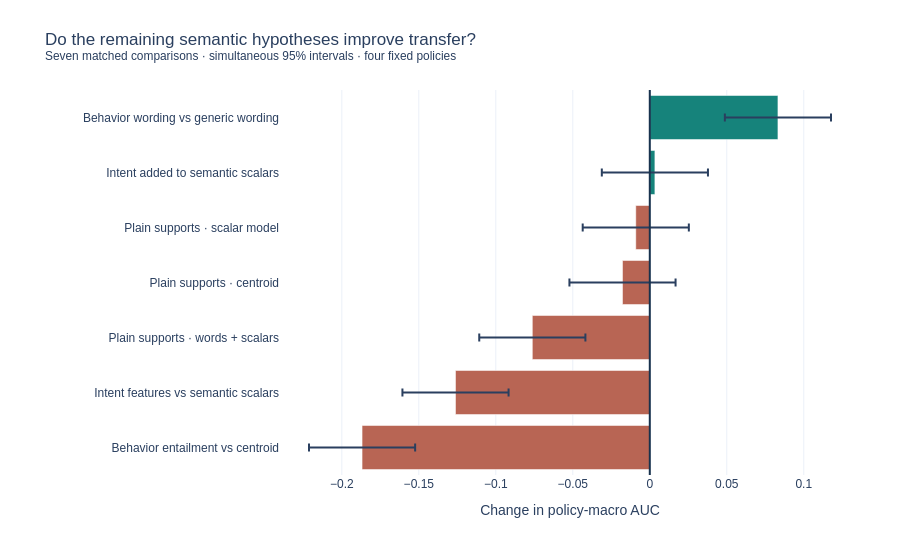

The notebook cell this image was saved under:
### Markdown cell above
## 10 · Test the remaining semantic hypotheses
The preregistered extension compares instructed comment queries with plain support documents, and generic rule entailment with affirmative policy behavior. It adds 32 asymmetric and 45 intent candidates, four fixed models across seven folds, and three frozen scores. The original banks and controls are reused unchanged.

Plain supports lower centroid transfer AUC to 0.6865. Affirmative wording improves a weak generic NLI score from 0.4341 to 0.5174, still far below the centroid. Adding intent to semantic scalars gives only +0.0033 AUC with an interval spanning zero, while probability losses worsen. [Protocol and results](../docs/SEMANTIC_FORMATTING.md).

### Code cell
display_formatting(root, "contrasts")
display(pd.DataFrame(formatting["screening"])[["protocol", "fold", "family", "candidates", "retained"]])
stability = pd.DataFrame(formatting["audit"]["stability"])
display(stability.groupby("family").jaccard.agg(["min", "mean", "max"]).round(3))

### Figure 1 — Plotly figure (JSON) as saved in the notebook; plotly's stock layout.template omitted (floating-point values rounded to 4 significant figures)
{"data": [{"customdata": ["qwen_centroid", "semantic_scalar_only", "word_semantic_scalar", "qwen_centroid", "semantic_scalar_only", "semantic_scalar_only", "generic_entailment"], "error_x": {"array": [0.03446, 0.03446, 0.03446, 0.03446, 0.03446, 0.03446, 0.03446], "arrayminus": [0.03446, 0.03446, 0.03446, 0.03446, 0.03446, 0.03446, 0.03446], "type": "data"}, "hovertemplate": "%{y}<br>AUC change %{x:+.4f}<br>Reference: %{customdata}<extra></extra>", "marker": {"color": ["#b86554", "#b86554", "#b86554", "#b86554", "#b86554", "#16837b", "#16837b"]}, "orientation": "h", "type": "bar", "x": [-0.1868, -0.1262, -0.07629, -0.01773, -0.00911, 0.003308, 0.08321], "y": ["Behavior entailment vs centroid", "Intent features vs semantic scalars", "Plain supports · words + scalars", "Plain supports · centroid", "Plain supports · scalar model", "Intent added to semantic scalars", "Behavior wording vs generic wording"]}], "layout": {"font": {"family": "Arial", "size": 12}, "height": 540, "margin": {"b": 65, "l": 280, "r": 40, "t": 90}, "shapes": [{"line": {"color": "#18324d"}, "type": "line", "x0": 0, "x1": 0, "xref": "x", "y0": 0, "y1": 1, "yref": "y domain"}], "title": {"text": "Do the remaining semantic hypotheses improve transfer?<br><sup>Seven matched comparisons · simultaneous 95% intervals · four fixed policies</sup>"}, "xaxis": {"title": {"text": "Change in policy-macro AUC"}}}}
